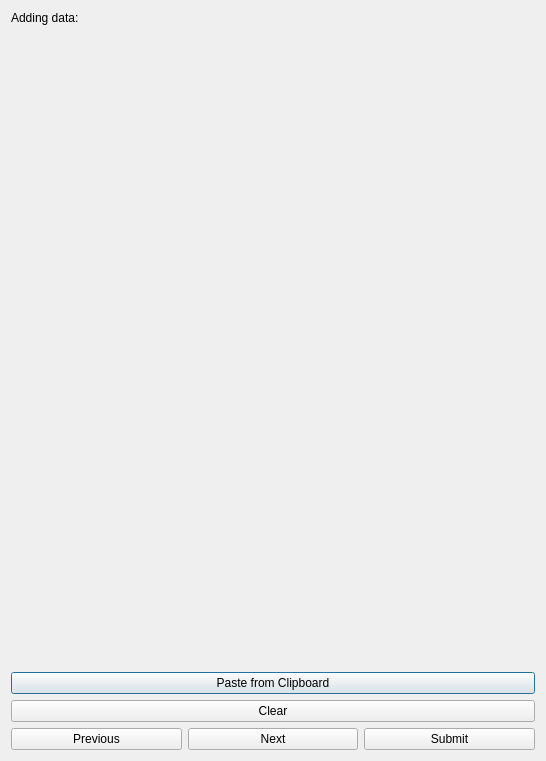
<?xml version="1.0" encoding="UTF-8"?>
<ui version="4.0">
 <class>AddItemDialog</class>
 <widget class="QDialog" name="AddItemDialog">
  <property name="geometry">
   <rect>
    <x>0</x>
    <y>0</y>
    <width>546</width>
    <height>761</height>
   </rect>
  </property>
  <property name="windowTitle">
   <string>Dialog</string>
  </property>
  <layout class="QVBoxLayout" name="verticalLayout">
   <item>
    <widget class="QLabel" name="titleLabel">
     <property name="text">
      <string>Adding data:</string>
     </property>
    </widget>
   </item>
   <item>
    <widget class="QStackedWidget" name="stackedWidget">
     <widget class="QWidget" name="page"/>
     <widget class="QWidget" name="page_2"/>
    </widget>
   </item>
   <item>
    <widget class="QPushButton" name="pasteButton">
     <property name="text">
      <string>Paste from Clipboard</string>
     </property>
    </widget>
   </item>
   <item>
    <widget class="QPushButton" name="clearButton">
     <property name="text">
      <string>Clear</string>
     </property>
    </widget>
   </item>
   <item>
    <layout class="QHBoxLayout" name="horizontalLayout">
     <item>
      <widget class="QPushButton" name="prevButton">
       <property name="text">
        <string>Previous</string>
       </property>
      </widget>
     </item>
     <item>
      <widget class="QPushButton" name="nextButton">
       <property name="text">
        <string>Next</string>
       </property>
      </widget>
     </item>
     <item>
      <widget class="QPushButton" name="submitButton">
       <property name="text">
        <string>Submit</string>
       </property>
      </widget>
     </item>
    </layout>
   </item>
  </layout>
 </widget>
 <resources/>
 <connections/>
</ui>
